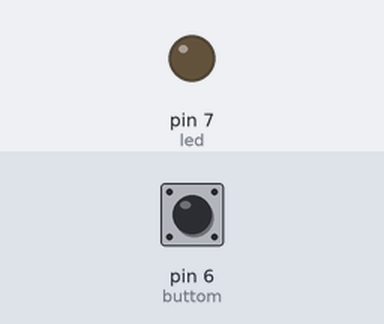
Simulated run of this sketch. Board: Arduino Uno, built with avr-gcc and run on an emulated ATmega328P. Parts: output pins drawn as LEDs (lit = HIGH). Inputs (shaded band) come from the test bench; at power-on: pin 6 (buttom) LOW.

Above: at 1.2 s.
1.3 s: pin 6 (buttom) pulled HIGH for 0.15 s
At 1.37 s:
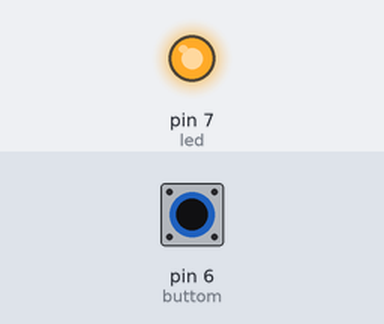
2.9 s: pin 6 (buttom) pulled HIGH for 3.2 s
At 7.5 s:
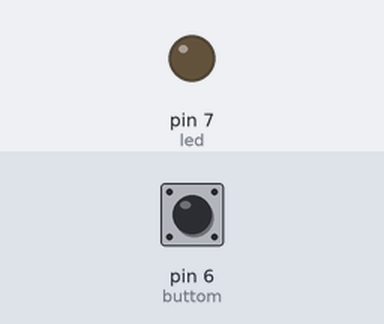
Timing chart, 0 to 9.0 s (numbered marks = the images above; inputs shaded):
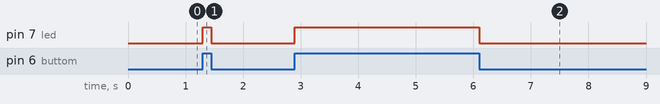

Measured:
- after the input at 1.3 s, pin 7 (led): LOW → HIGH at once, → LOW 0.15 s later
- after the input at 2.9 s, pin 7 (led): LOW → HIGH at once, → LOW 3.2 s later

The sketch:

led_puchbottom.ino
```cpp
int led =7;
int buttom=6;
int state=0;
void setup() {
  pinMode(led,OUTPUT);
  pinMode(buttom,INPUT);

}

void loop() {
  state=digitalRead(buttom);

  if (state==HIGH) {
  digitalWrite(led,HIGH);
  }
  else {
  digitalWrite(led, LOW);
  }

}
```
